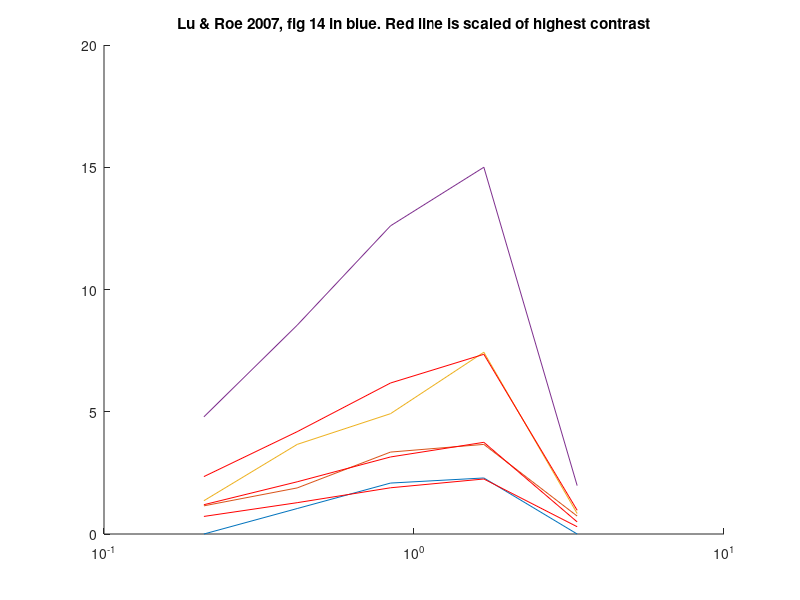

MATLAB code to generate this figure: (Note: this script raises an error after producing the figure.)
%fit contrast vs spatial frequency from Lu & Roe, Cerebral Cortex, 2007
%
% 2009, Alexander Heimel
%

load('luroe07_fig14.mat')

figure


hold on;
sf=LuRoe07_fig14_c10.x;

for i=1:length(LuRoe07_fig14_contrasts)
  plot(sf,LuRoe07_fig14_all{i}.y);
  
end

  plot(sf,LuRoe07_fig14_all{end}.y*0.49,'r');

  plot(sf,LuRoe07_fig14_all{end}.y*0.25,'r');
  plot(sf,LuRoe07_fig14_all{end}.y*0.15,'r');
set(gca,'Xscale','log');

title('Lu & Roe 2007, fig 14 in blue. Red line is scaled of highest contrast');
bigger_linewidth(3);

xlabel('Spatial frequency (cpd)');
ylabel('Intrinsic signal');
legend(LuRoe07_fig14_contrasts);
disp('At low frequencies, a difference from contrast-invariance is clear');
disp('Not so much at high SF. Perhaps it would have been clearer at an intermediate high SF point');
disp('It could be that the signal is too small at sf=3.36 and what we are seeing is noise');



